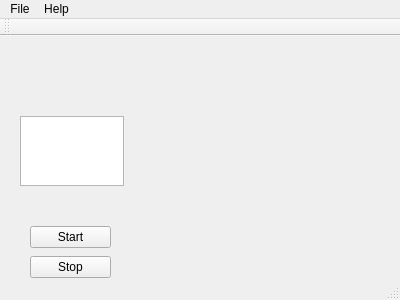
<?xml version="1.0" encoding="UTF-8"?>
<ui version="4.0">
 <class>MainWindow</class>
 <widget class="QMainWindow" name="MainWindow">
  <property name="geometry">
   <rect>
    <x>0</x>
    <y>0</y>
    <width>400</width>
    <height>300</height>
   </rect>
  </property>
  <property name="windowTitle">
   <string>MainWindow</string>
  </property>
  <widget class="QWidget" name="centralWidget">
   <widget class="QPushButton" name="btn_start1">
    <property name="geometry">
     <rect>
      <x>30</x>
      <y>190</y>
      <width>81</width>
      <height>22</height>
     </rect>
    </property>
    <property name="text">
     <string>Start</string>
    </property>
   </widget>
   <widget class="QTextEdit" name="textEdit">
    <property name="geometry">
     <rect>
      <x>20</x>
      <y>80</y>
      <width>104</width>
      <height>70</height>
     </rect>
    </property>
   </widget>
   <widget class="QPushButton" name="btn_stop1">
    <property name="geometry">
     <rect>
      <x>30</x>
      <y>220</y>
      <width>81</width>
      <height>22</height>
     </rect>
    </property>
    <property name="text">
     <string>Stop</string>
    </property>
   </widget>
  </widget>
  <widget class="QMenuBar" name="menuBar">
   <property name="geometry">
    <rect>
     <x>0</x>
     <y>0</y>
     <width>400</width>
     <height>19</height>
    </rect>
   </property>
   <widget class="QMenu" name="menuFile">
    <property name="title">
     <string>File</string>
    </property>
    <addaction name="actionExit"/>
   </widget>
   <widget class="QMenu" name="menu_Help">
    <property name="title">
     <string>Help</string>
    </property>
   </widget>
   <addaction name="menuFile"/>
   <addaction name="menu_Help"/>
  </widget>
  <widget class="QToolBar" name="mainToolBar">
   <attribute name="toolBarArea">
    <enum>TopToolBarArea</enum>
   </attribute>
   <attribute name="toolBarBreak">
    <bool>false</bool>
   </attribute>
  </widget>
  <widget class="QStatusBar" name="statusBar"/>
  <action name="actionExit">
   <property name="text">
    <string>Exit</string>
   </property>
  </action>
 </widget>
 <layoutdefault spacing="6" margin="11"/>
 <resources/>
 <connections/>
</ui>
